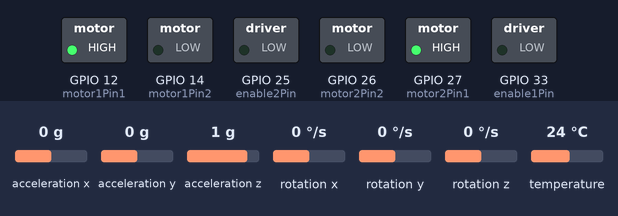
The sketch below on a simulated ESP32. Shown: switched loads named in the sketch (green lamp = pin HIGH). The inputs (shaded band) are chosen by the test bench; at power-on: acceleration x 0 g, acceleration y 0 g, acceleration z 1 g, rotation x 0 °/s, rotation y 0 °/s, rotation z 0 °/s, temperature 24 °C.

Above: at 0.1 s.
Timing chart, 0 to 1.6 s (numbered marks = the images above):
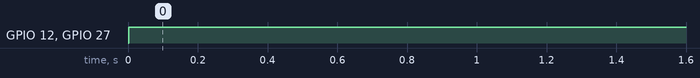

Measured:
- by itself, GPIO 12 (motor1Pin1), GPIO 27 (motor2Pin1): LOW → HIGH at 0.00 s

The sketch:

sb.ino
```cpp
#include <Adafruit_MPU6050.h>
#include <Adafruit_Sensor.h>
#include <Wire.h>

// Motor A
int motor1Pin1 = 12;
int motor1Pin2 = 14;
int enable1Pin = 33;

// Motor B
int motor2Pin1 = 27;
int motor2Pin2 = 26;
int enable2Pin = 25;

// Setting PWM properties
const int freq = 30000;
const int pwmChannel = 0;
const int resolution = 8;
// resolution is 8, 2^8 = 256. So duty cycle should take values from 0 to 255. Map it accordingly to percentage.
int dutyCycle = 200;

float gyroX, gyroY, gyroZ;

//Gyroscope sensor deviation
float gyroXoffset = 0.07;
float gyroYoffset = 0.03;
float gyroZoffset = 0.01;

// PID constants
double kp = 1000;
double ki = 0;
double kd = 5000000;
float gyroAngle = 0;
unsigned long currentTime, previousTime, previousAccl;
double elapsedTime;
double error;
double lastError;
double input, output, setPoint;
double cumError, rateError;

Adafruit_MPU6050 mpu;

void moveForward(int speedDuty)
{ // speedDuty is an int from 0 to 255

  // setting both motors to 'forward' configuration
  digitalWrite(motor1Pin1, HIGH);
  digitalWrite(motor1Pin2, LOW);
  digitalWrite(motor2Pin1, HIGH);
  digitalWrite(motor2Pin2, LOW);

  ledcWrite(pwmChannel, speedDuty);
  //Serial.print("Forward with duty cycle: ");
  //Serial.println(speedDuty);
  // should maintain this signal until it starts rotating in the opposite direction

  //delay(100);
}

void moveBackward(int speedDuty)
{

  // setting both motors to 'forward' configuration
  digitalWrite(motor1Pin1, LOW);
  digitalWrite(motor1Pin2, HIGH);
  digitalWrite(motor2Pin1, LOW);
  digitalWrite(motor2Pin2, HIGH);

  ledcWrite(pwmChannel, speedDuty);
  //Serial.print("Backward with duty cycle: ");
  //Serial.println(speedDuty);
  // should maintain this signal until it starts rotating in the opposite direction

  //delay(100);
}

void setup(void)
{
  Serial.begin(115200);
  while (!Serial)
    delay(10);
  // will pause Zero, Leonardo, etc until serial console opens

  //Serial.println("Adafruit MPU6050 test!");

  // Try to initialize!
  if (!mpu.begin(0x69))
  {
    //Serial.println("Failed to find MPU6050 chip");
    while (1)
    {
      delay(10);
    }
  }
  //Serial.println("MPU6050 Found!");

  mpu.setGyroRange(MPU6050_RANGE_500_DEG);
  mpu.setFilterBandwidth(MPU6050_BAND_5_HZ);

  // sets the pins as outputs:
  pinMode(motor1Pin1, OUTPUT);
  pinMode(motor1Pin2, OUTPUT);

  pinMode(motor2Pin1, OUTPUT);
  pinMode(motor2Pin2, OUTPUT);

  pinMode(enable1Pin, OUTPUT);
  pinMode(enable2Pin, OUTPUT);

  // configure LED Control PWM functionalities -- setting up a PWM channel to create the signal (there are 16 PWM Channels from 0 to 15)
  // LEDC is used to generate PWM signals, but not necessarily only for LEDs
  ledcSetup(pwmChannel, freq, resolution);

  // attach the channel to the GPIO to be controlled -- channeling the same PWM signal through enable1Pin and enable2Pin
  ledcAttachPin(enable1Pin, pwmChannel);
  ledcAttachPin(enable2Pin, pwmChannel);
}

void loop()
{
  /* Get new sensor events with the readings */
  sensors_event_t a, g, temp;
  mpu.getEvent(&a, &g, &temp);

  float gyroX_temp = g.gyro.x;
  if(abs(gyroX_temp) > gyroXoffset)  // If the value is greater than the offset, assume that it is a valid reading
  {
    gyroX += gyroX_temp/50.00;  // theta_x_final = theta_x_initial + w_x*t
  }


  // NOW NEED TO MAKE IT SELF-BALANCE

  int speed; // duty cycle 0 to 255 for motor

  // PID Control Algorithm

  // Calculate angle of inclination
  currentTime = micros();                             // get current time
  elapsedTime = (double)(currentTime - previousTime); // compute time elapsed from previous computation


  error = (gyroAngle - 0);                         // determine error
  cumError += error * elapsedTime;               // compute integral
  rateError = (error - lastError) / elapsedTime; // compute derivative

  double out = kp * error + ki * cumError + kd * rateError; // PID output

/*
  Serial.print("angle ");
  Serial.println(gyroAngle);
  Serial.print("out ");
  Serial.println(out);
*/
  lastError = error; // remember current error
  int base_speed = 200;
  if (out > 0)
  {
    if (out >=55)
    out = 55;
    // -ve error means + y axis will tilt downwards
    speed = base_speed + (int)((+out));
    moveForward(speed); // along + y
  }
  else if(out==0)
  {
    moveForward(0);
  }
  else
  {
    if (out <= -55)
    out = -55;
    speed = base_speed + (int)(-out);
    moveBackward(speed); // along - y
  }


  previousTime = currentTime;
  previousAccl = a.acceleration.z;
}
```
